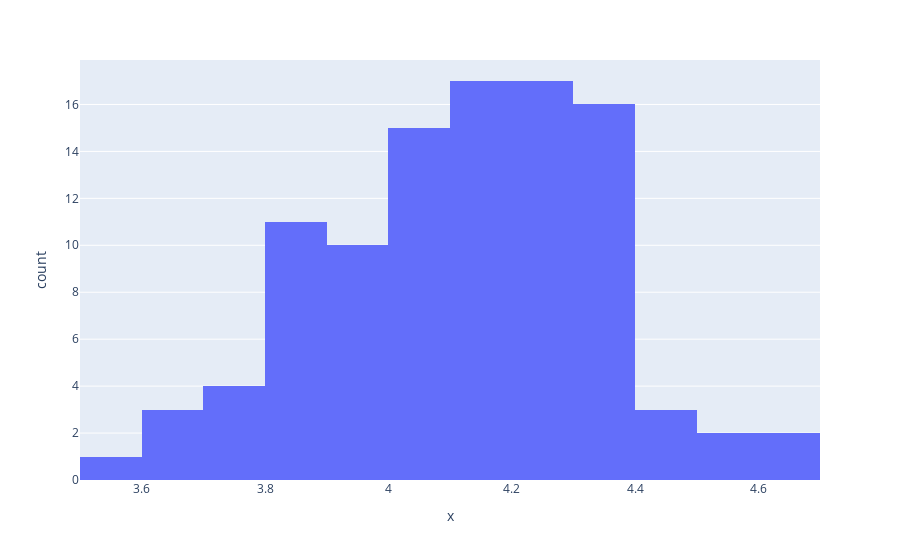

The cell this chart's notebook holds for it:
### Code cell
px.histogram(x=books['average_rating'])

### Figure 1 — Plotly figure (JSON) as saved in the notebook; plotly's stock layout.template omitted (floating-point values rounded to 4 significant figures)
{"data": [{"alignmentgroup": "True", "bingroup": "x", "hovertemplate": "x=%{x}<br>count=%{y}<extra></extra>", "legendgroup": "", "marker": {"color": "#636efa"}, "name": "", "offsetgroup": "", "orientation": "v", "showlegend": false, "type": "histogram", "x": [4.13, 4.08, 4.23, 4.26, 4.18, 4, 3.83, 4.39, 3.99, 4.18, 4.44, 4.62, 3.78, 4.27, 4.34, 3.52, 4.31, 4.06, 3.98, 3.96, 4, 4.23, 3.75, 3.89, 4.3, 3.98, 4.27, 4.38, 4.1, 3.85, 4.21, 4.5, 3.79, 4.25, 4.21, 4.1, 4.29, 4.37, 4.18, 4.06, 4.18, 4.14, 4.12, 4.09, 3.78, 4.28, 4.32, 4.27, 3.82, 4.13, 4.47, 4.6, 4.09, 4.37, 4.19, 3.99, 4.12, 4.11, 3.82, 4.3, 4.13, 4.37, 4.3, 3.88, 4.12, 4.22, 4.32, 4.19, 3.99, 3.61, 3.92, 4.09, 4, 4.23, 4.24, 4.46, 3.93, 4.33, 4.08, 4.57, 4.32, 3.81, 3.99, 4.04, 4.23, 4.09, 3.87, 3.97, 4.02, 3.69, 4.23, 4.07, 3.88, 3.69, 4.06, 4.31, 4.26, 3.88, 4.13, 3.87, 4.31], "xaxis": "x", "yaxis": "y"}], "layout": {"barmode": "relative", "legend": {"tracegroupgap": 0}, "margin": {"t": 60}, "xaxis": {"anchor": "y", "domain": [0, 1], "title": {"text": "x"}}, "yaxis": {"anchor": "x", "domain": [0, 1], "title": {"text": "count"}}}}
